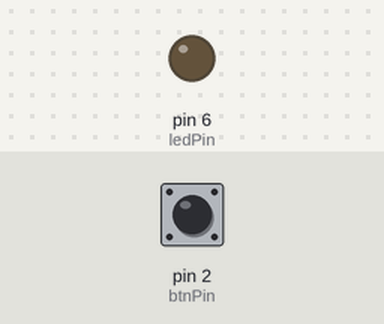
Recording of a sketch running on a simulated Arduino Uno, built with avr-gcc and run on an emulated ATmega328P. Parts: output pins drawn as LEDs (lit = HIGH). The inputs (shaded band) are chosen by the test bench; at power-on: pin 2 (btnPin) HIGH.

Above: at 1.2 s.
1.3 s: pin 2 (btnPin) pulled LOW for 0.15 s
At 1.37 s:
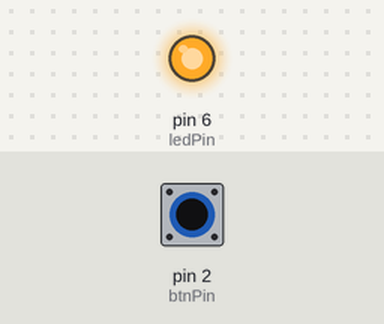
2.9 s: pin 2 (btnPin) pulled LOW for 3.2 s
At 6.9 s:
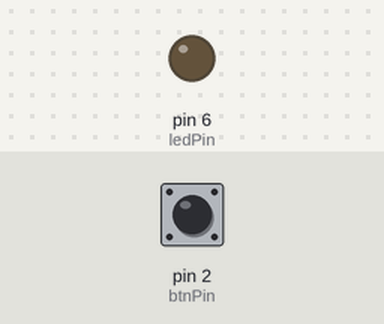
Timing chart, 0 to 8.4 s (numbered marks = the images above; inputs shaded):
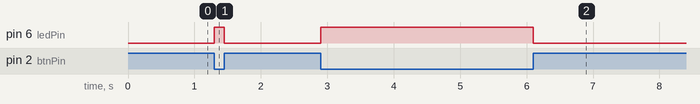

Measured:
- after the input at 1.3 s, pin 6 (ledPin): LOW → HIGH at once, → LOW 0.15 s later
- after the input at 2.9 s, pin 6 (ledPin): LOW → HIGH at once, → LOW 3.2 s later

The sketch:

external_pull_up_resistor.ino
```cpp
const int btnPin = 2;
const int ledPin = 6;

void setup() {
  pinMode(btnPin, INPUT);
  pinMode(ledPin, OUTPUT);
}

void loop() {
  if (digitalRead(btnPin) == LOW) {
    digitalWrite(ledPin, HIGH);
  } else {
    digitalWrite(ledPin, LOW);
  }
}
```
